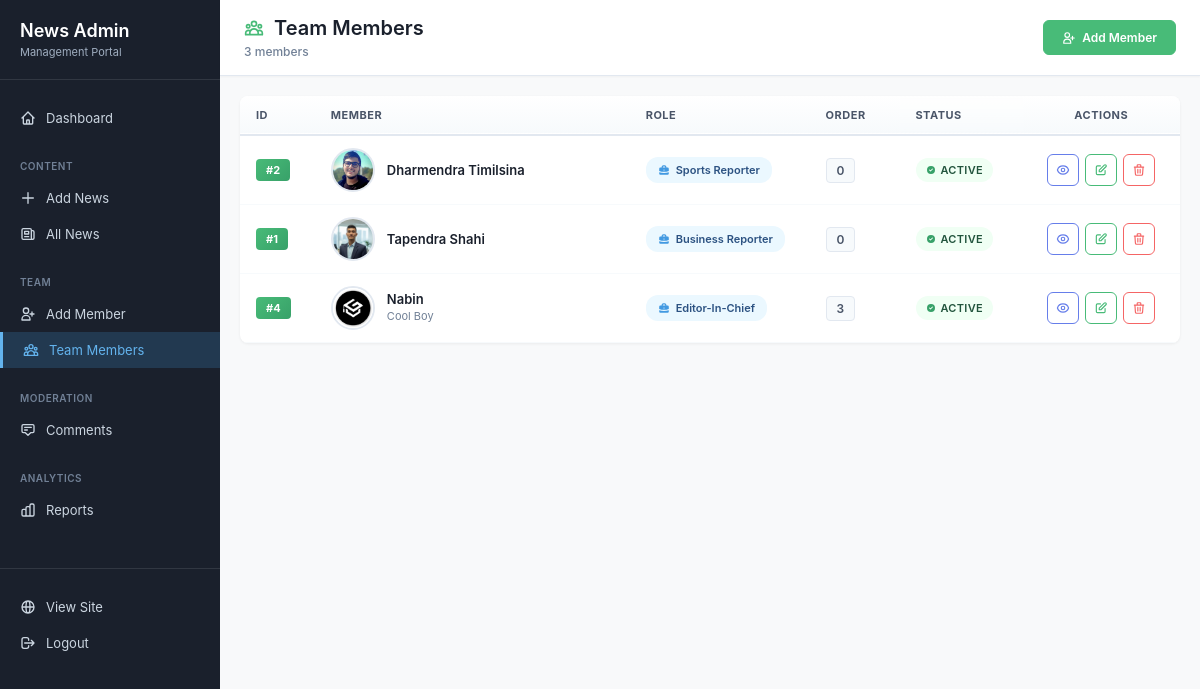
/custom-admin/team/ (signed in), run on the app's committed database.
### news/models.py (models this page shows, shortened)
class TeamMember(models.Model):
    ROLE_CHOICES = [
        ('editor_in_chief', 'Editor-in-Chief'),
        ('tech_editor', 'Tech Editor'),
        ('political_analyst', 'Political Analyst'),
        ('business_reporter', 'Business Reporter'),
        ('sports_reporter', 'Sports Reporter'),
        ('senior_editor', 'Senior Editor'),
        ('staff_writer', 'Staff Writer'),
        ('photographer', 'Photographer'),
        ('video_journalist', 'Video Journalist'),
    ]
    name = models.CharField(max_length=255)
    role = models.CharField(max_length=50, choices=ROLE_CHOICES)
    bio = models.TextField(blank=True, help_text="Brief biography of the team member")
    photo = models.ImageField(upload_to='team_photos/', blank=True, null=True, help_text="Professional headshot")
    email = models.EmailField(blank=True, help_text="Professional email address")
    twitter_url = models.URLField(blank=True, help_text="Twitter profile URL")
    linkedin_url = models.URLField(blank=True, help_text="LinkedIn profile URL")
    is_active = models.BooleanField(default=True, help_text="Is this team member currently active?")
    order = models.IntegerField(default=0, help_text="Display order (lower numbers appear first)")
    joined_date = models.DateField(auto_now_add=True)
    class Meta:
        ordering = ['order', 'name']
        verbose_name = 'Team Member'
        verbose_name_plural = 'Team Members'

### news/admin_views.py (the view)
# urls.py: path('team/', admin_views.admin_team_list, name='team_list'),
@staff_member_required
def admin_team_list(request):
    team_members = TeamMember.objects.all().order_by('order', 'name')
    context = {
        'team_members': team_members,
    }
    return render(request, 'admin/custom_team_list.html', context)

### news/templates/admin/custom_team_list.html (shortened to what this page needs)
{% extends 'admin/base_custom.html' %}
{% block content %}
<div class="team-list-wrapper">
    <div class="list-header">
        <div class="header-info">
            <h1>
                Team Members
            </h1>
            <p class="header-count">{{ team_members.count }} member{{ team_members.count|pluralize }}</p>
        </div>
        <a href="{% url 'custom_admin:team_create' %}" class="btn-primary">
            <svg width="14" height="14" fill="none" stroke="currentColor" viewBox="0 0 24 24">
                <path stroke-linecap="round" stroke-linejoin="round" stroke-width="2" d="M18 9v3m0 0v3m0-3h3m-3 0h-3m-2-5a4 4 0 11-8 0 4 4 0 018 0zM3 20a6 6 0 0112 0v1H3v-1z"/>
            </svg>
            Add Member
        </a>
    </div>
    <div class="table-container">
        <table class="team-table">
            <thead>
                <tr>
                    <th style="width: 50px;">ID</th>
                    <th style="width: 280px;">Member</th>
                    <th style="width: 160px;">Role</th>
                    <th style="width: 80px;">Order</th>
                    <th style="width: 100px;">Status</th>
                    <th style="width: 120px; text-align: center;">Actions</th>
                </tr>
            </thead>
            <tbody>
                {% for member in team_members %}
                <tr>
                    <td>
                        <span class="id-badge">#{{ member.id }}</span>
                    </td>
                    <td>
                        <div class="member-info">
                            <a href="{% url 'custom_admin:team_detail' member.id %}" class="member-link">
                                {% if member.photo %}
                                <img src="{{ member.photo.url }}" alt="{{ member.name }}" class="member-photo">
                                {% else %}
                                <div class="member-avatar">{{ member.name|slice:":1"|upper }}</div>
                                {% endif %}
                                <div class="member-details">
                                    <span class="member-name">{{ member.name }}</span>
                                    {% if member.bio %}
                                    <span class="member-bio">{{ member.bio|truncatewords:8 }}</span>
                                    {% endif %}
                                </div>
                            </a>
                        </div>
                    </td>
                    <td>
                        <span class="role-badge">
                            {{ member.get_role_display }}
                        </span>
                    </td>
                    <td>
                        <span class="order-badge">{{ member.order }}</span>
                    </td>
                    <td>
                        {% if member.is_active %}
                        <span class="status-badge status-active">
                            <svg width="10" height="10" fill="currentColor" viewBox="0 0 20 20">
                                <path fill-rule="evenodd" d="M10 18a8 8 0 100-16 8 8 0 000 16zm3.707-9.293a1 1 0 00-1.414-1.414L9 10.586 7.707 9.293a1 1 0 00-1.414 1.414l2 2a1 1 0 001.414 0l4-4z"/>
                            </svg>
                            Active
                        </span>
                        {% endif %}
                    </td>
                    <td>
                        <div class="action-buttons">
                            <a href="{% url 'custom_admin:team_detail' member.id %}" class="btn-action btn-view" title="View">
                            </a>
                            <a href="{% url 'custom_admin:team_edit' member.id %}" class="btn-action btn-edit" title="Edit">
                                <svg width="14" height="14" fill="none" stroke="currentColor" viewBox="0 0 24 24">
                                    <path stroke-linecap="round" stroke-linejoin="round" stroke-width="2" d="M11 5H6a2 2 0 00-2 2v11a2 2 0 002 2h11a2 2 0 002-2v-5m-1.414-9.414a2 2 0 112.828 2.828L11.828 15H9v-2.828l8.586-8.586z"/>
                                </svg>
                            </a>
                            <a href="{% url 'custom_admin:team_delete' member.id %}" class="btn-action btn-delete"
                               onclick="return confirm('Delete {{ member.name }}?')" title="Delete">
                                <svg width="14" height="14" fill="none" stroke="currentColor" viewBox="0 0 24 24">
                                    <path stroke-linecap="round" stroke-linejoin="round" stroke-width="2" d="M19 7l-.867 12.142A2 2 0 0116.138 21H7.862a2 2 0 01-1.995-1.858L5 7m5 4v6m4-6v6m1-10V4a1 1 0 00-1-1h-4a1 1 0 00-1 1v3M4 7h16"/>
                                </svg>
                            </a>
                        </div>
                    </td>
                </tr>
                {% endfor %}
            </tbody>
        </table>
    </div>
</div>
{% endblock %}

### news/templates/admin/custom_team_list.html (style rules this page uses)
* { margin: 0; padding: 0; box-sizing: border-box; }
.team-list-wrapper { background: #f8f9fa; min-height: 100vh; font-family: -apple-system, BlinkMacSystemFont, 'Segoe UI', Roboto, sans-serif; font-size: 13px; }
.list-header { background: #fff; border-bottom: 1px solid #e2e8f0; padding: 16px 24px; display: flex; justify-content: space-between; align-items: center; position: sticky; top: 0; z-index: 100; box-shadow: 0 1px 2px rgba(0,0,0,0.04); }
.header-info h1 { display: flex; align-items: center; gap: 10px; font-size: 20px; font-weight: 600; color: #1a202c; margin-bottom: 4px; }
.header-info h1 svg { color: #48bb78; }
.header-count { font-size: 12px; color: #718096; font-weight: 500; }
.btn-primary { display: inline-flex; align-items: center; gap: 6px; padding: 9px 18px; background: #48bb78; border: 1px solid #48bb78; border-radius: 6px; color: #fff; font-size: 12px; font-weight: 600; cursor: pointer; text-decoration: none; transition: all 0.2s; }
.table-container { background: #fff; margin: 20px; border-radius: 8px; box-shadow: 0 1px 3px rgba(0,0,0,0.06); overflow: hidden; }
.team-table { width: 100%; border-collapse: collapse; }
.team-table thead { background: linear-gradient(to bottom, #fff, #f7fafc); border-bottom: 2px solid #e2e8f0; }
.team-table th { padding: 12px 16px; text-align: left; font-size: 11px; font-weight: 700; color: #4a5568; text-transform: uppercase; letter-spacing: 0.5px; }
.team-table tbody tr { border-bottom: 1px solid #f7fafc; transition: all 0.2s; }
.team-table td { padding: 12px 16px; font-size: 13px; color: #2d3748; vertical-align: middle; }
.id-badge { display: inline-block; padding: 4px 10px; background: linear-gradient(135deg, #48bb78 0%, #38a169 100%); color: #fff; font-size: 11px; font-weight: 700; border-radius: 4px; }
.member-info { display: flex; align-items: center; gap: 12px; }
.member-link { display: flex; align-items: center; gap: 12px; text-decoration: none; padding: 4px; margin: -4px; border-radius: 8px; transition: all 0.2s; }
.member-photo { width: 44px; height: 44px; border-radius: 50%; object-fit: cover; border: 2px solid #e2e8f0; flex-shrink: 0; transition: border-color 0.2s; }
.member-details { display: flex; flex-direction: column; gap: 2px; }
.member-name { font-weight: 600; color: #1a202c; font-size: 13px; transition: color 0.2s; }
.member-bio { font-size: 11px; color: #718096; line-height: 1.4; }
.role-badge { display: inline-flex; align-items: center; gap: 6px; padding: 6px 12px; background: #ebf8ff; color: #2c5282; font-size: 11px; font-weight: 600; border-radius: 12px; text-transform: capitalize; }
.role-badge svg { color: #4299e1; }
.order-badge { display: inline-block; padding: 4px 10px; background: #f7fafc; color: #4a5568; font-size: 12px; font-weight: 600; border-radius: 4px; border: 1px solid #e2e8f0; }
.status-badge { display: inline-flex; align-items: center; gap: 5px; padding: 5px 10px; font-size: 11px; font-weight: 600; border-radius: 12px; text-transform: uppercase; letter-spacing: 0.3px; }
.status-active { background: #f0fff4; color: #22543d; }
.status-active svg { color: #38a169; }
.action-buttons { display: flex; gap: 6px; justify-content: center; }
.btn-action { display: inline-flex; align-items: center; justify-content: center; width: 32px; height: 32px; border-radius: 6px; border: 1px solid; transition: all 0.2s; cursor: pointer; }
.btn-view { background: #fff; border-color: #667eea; color: #667eea; }
.btn-edit { background: #fff; border-color: #48bb78; color: #48bb78; }
.btn-delete { background: #fff; border-color: #f56565; color: #f56565; }

### data on the page
TeamMember: id "2", photo (picture), name "Dharmendra Timilsina", role "Sports Reporter", order "0", is_active True (drawn)
TeamMember: id "1", photo (picture), name "Tapendra Shahi", role "Business Reporter", order "0", is_active True (drawn)
TeamMember: id "4", photo (picture), name "Nabin", bio "Cool Boy", role "Editor-In-Chief", order "3", is_active True (drawn)

### other printed values
{{ team_members.count }} "3"
